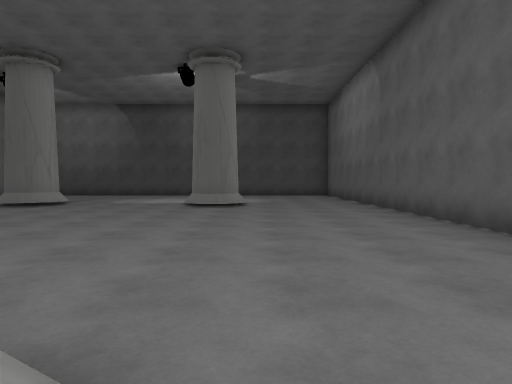
view 1 (above)

21 first-person views from a walk through a scene from a Unity 3-D project. The camera is 1.3 m above the floor, tilts 2° down and sees 75° across. The floor is counted in squares, 2 m on a side. Each view is taken from the middle of a square. On the plan, view 1 faces up. The plan holds only what a view shows up to about 10 squares ahead; the rest is blank. The player is left out.

view 2
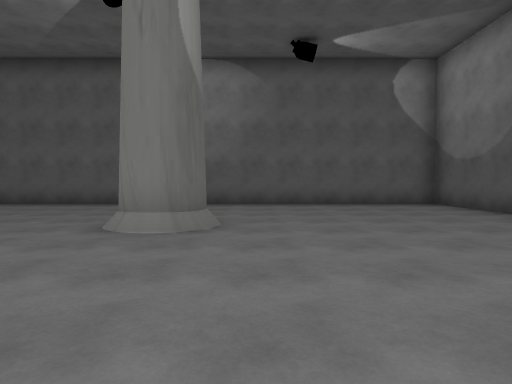

view 3
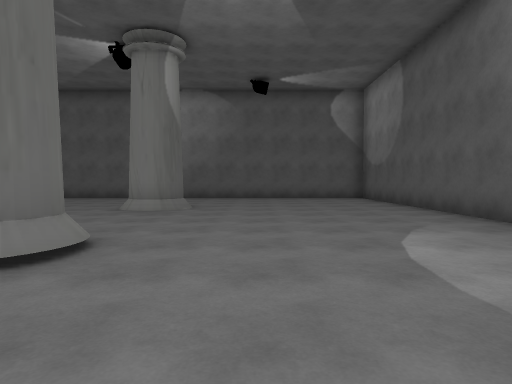

view 4
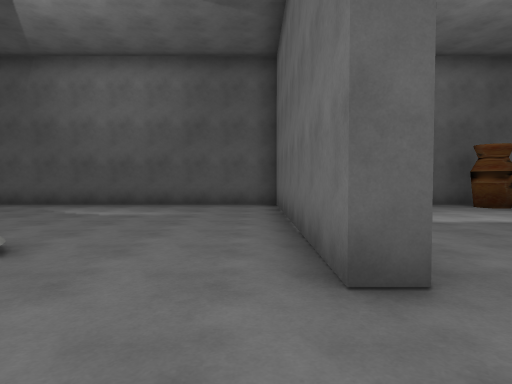

view 5
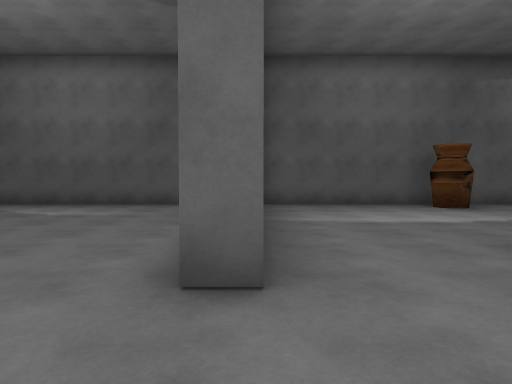

view 6
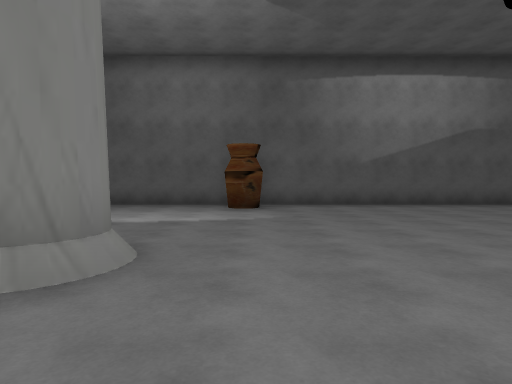

view 7
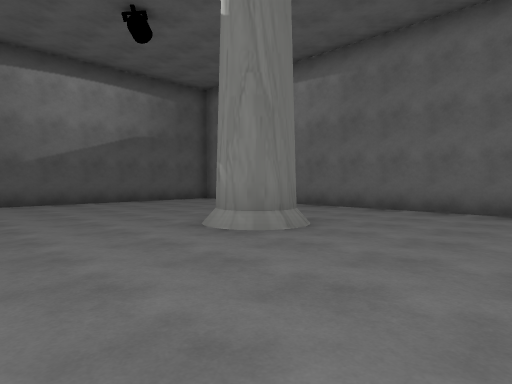

view 8
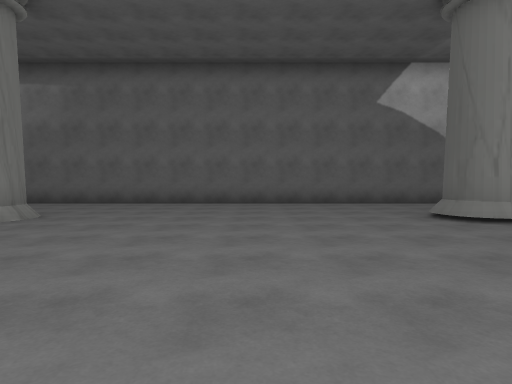

view 9
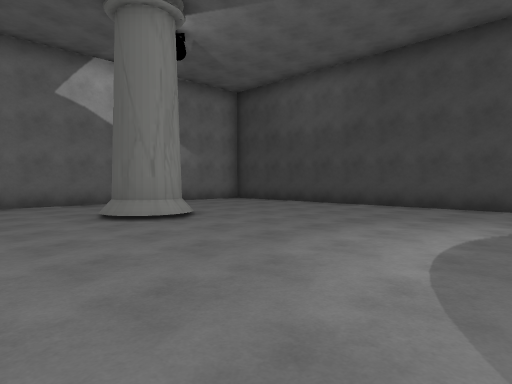

view 10
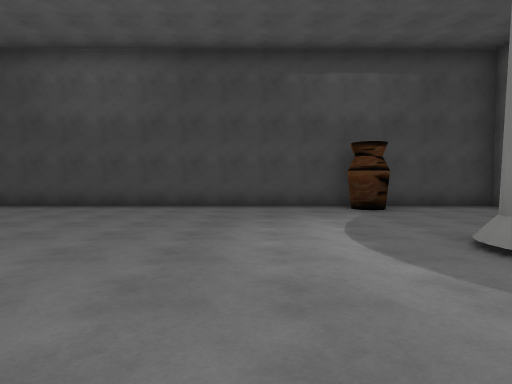

view 11
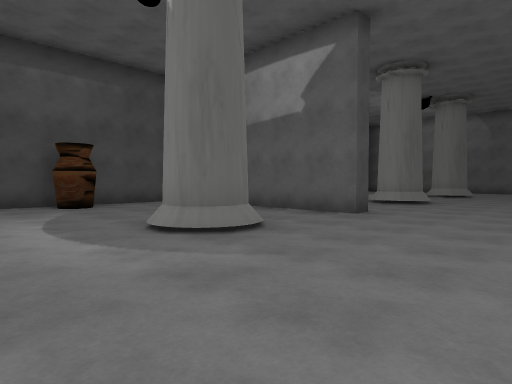

view 12
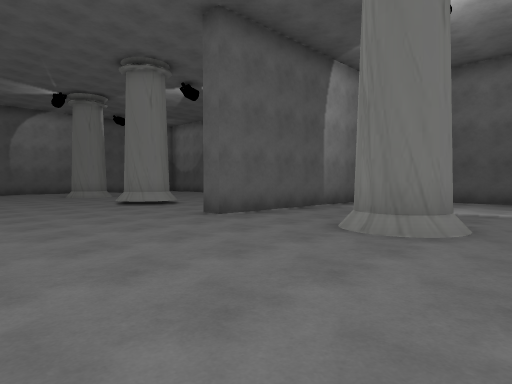

view 13
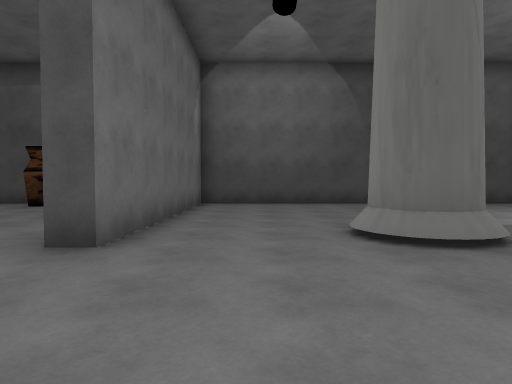

view 14
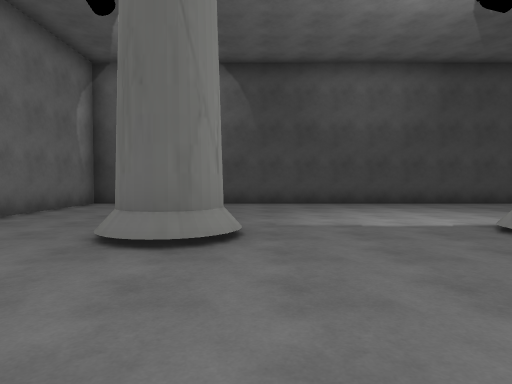

view 15
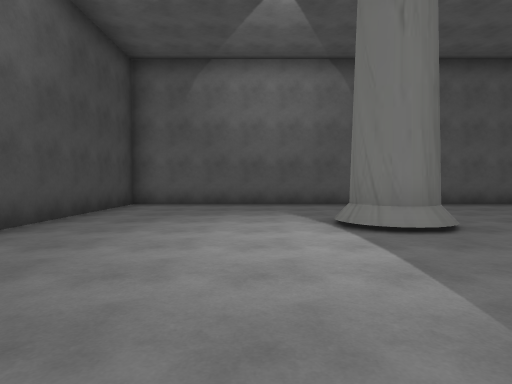

view 16
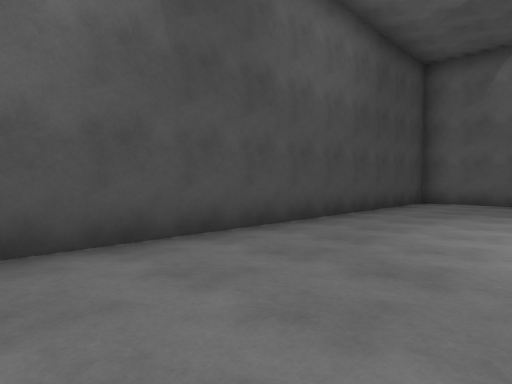

view 17
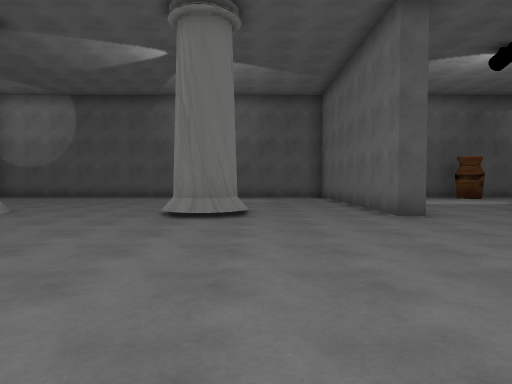

view 18
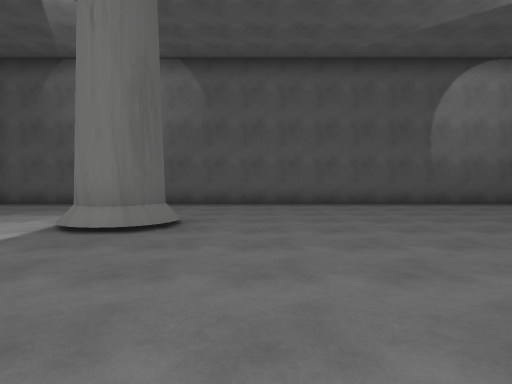

view 19
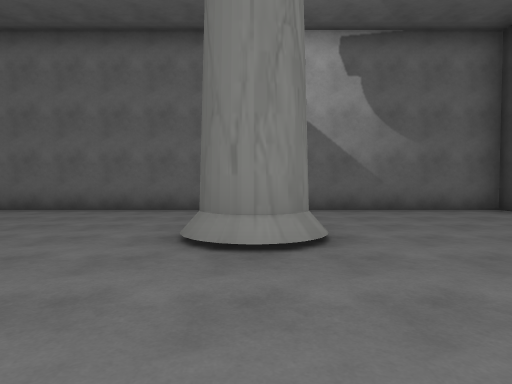

view 20
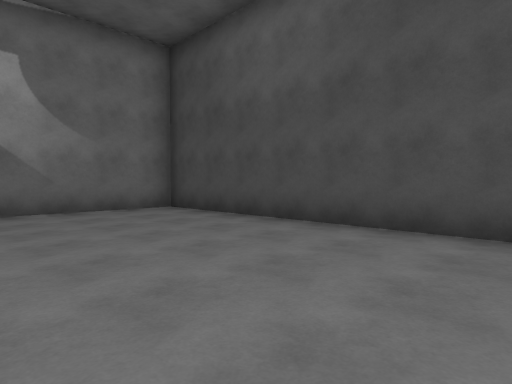

view 21
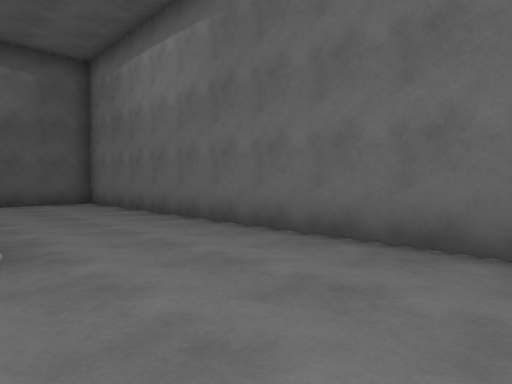

### Floor plan
Key: @ floor where view 1 was taken; # wall or solid block; . floor; / step, stairs or slope; C cone; O other object.
Columns run from 24 left of view 1 to 3 right of it. Each row starts with its distance up from view 1.
 15 ########### ################
 14 #.........#O..#............#
 13 #.............#............#
 12 #............ #............#
 11 #............ #............#
 10 #.............#............#
  9 #...#......#..#...#....#...#
  8 #..........................#
  7 #..........................#
  6 #..........................#
  5 #..........................#
  4 #..........................#
  3 #..........................#
  2 #..........................#
  1 #...//....//..#...#...//...#
  0 #...#/..../#..#...#.../#@..#
 -1 #.............#............#
 -2 #.............#............#
 -3 #.............#............#
 -4 #.............#............#
 -5 #........C....#............#
 -6 ############################

Where each view was taken, in squares from view 1:
view 1: 0 up, 0 right, facing up
view 2: 1 down, 6 left, facing right
view 3: 2 down, 9 left, facing right
view 4: 3 up, 9 left, facing down
view 5: 3 up, 10 left, facing down
view 6: 3 up, 15 left, facing down
view 7: 4 up, 16 left, facing down-left
view 8: 5 up, 14 left, facing left
view 9: 6 up, 14 left, facing up-left
view 10: 6 up, 16 left, facing up
view 11: 5 up, 16 left, facing up-right
view 12: 5 up, 15 left, facing down-right
view 13: 5 up, 8 left, facing up
view 14: 5 up, 5 left, facing up
view 15: 11 up, 6 left, facing right
view 16: 11 up, 7 left, facing up-right
view 17: 7 up, 7 left, facing down
view 18: 7 up, 6 left, facing right
view 19: 9 up, 16 left, facing left
view 20: 10 up, 16 left, facing up-left
view 21: 4 up, 20 left, facing down-left
